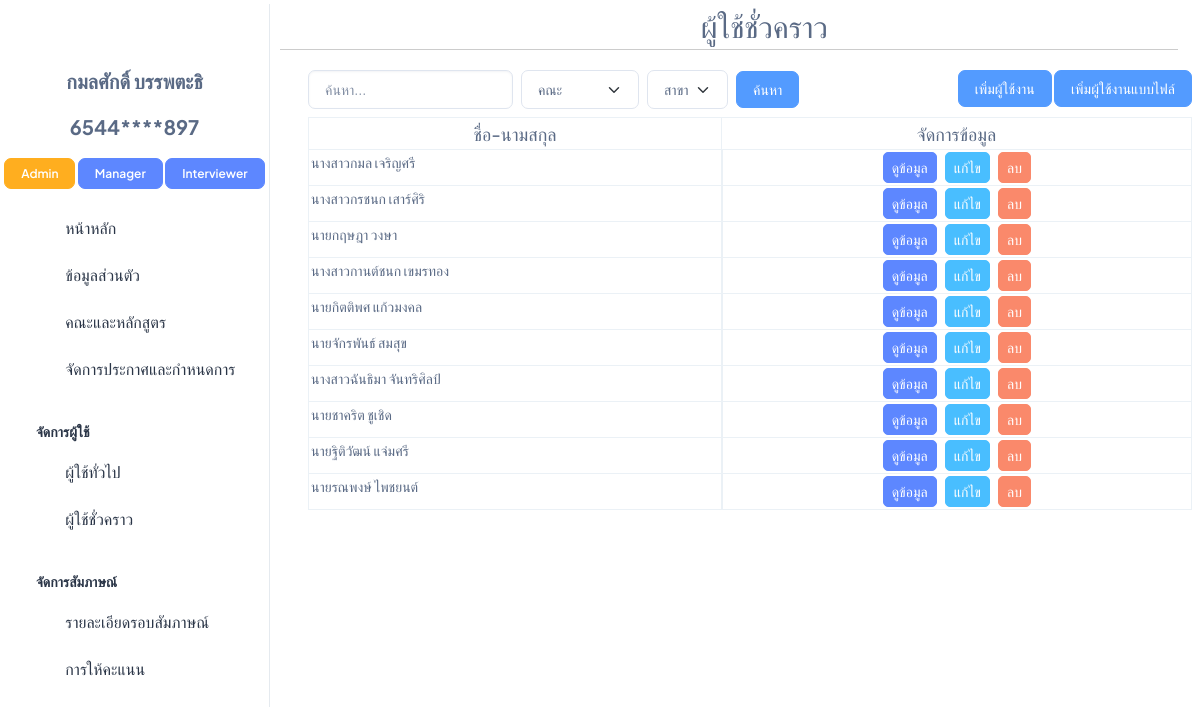
Page /TemporaryUser (signed in) on the earlier database version.
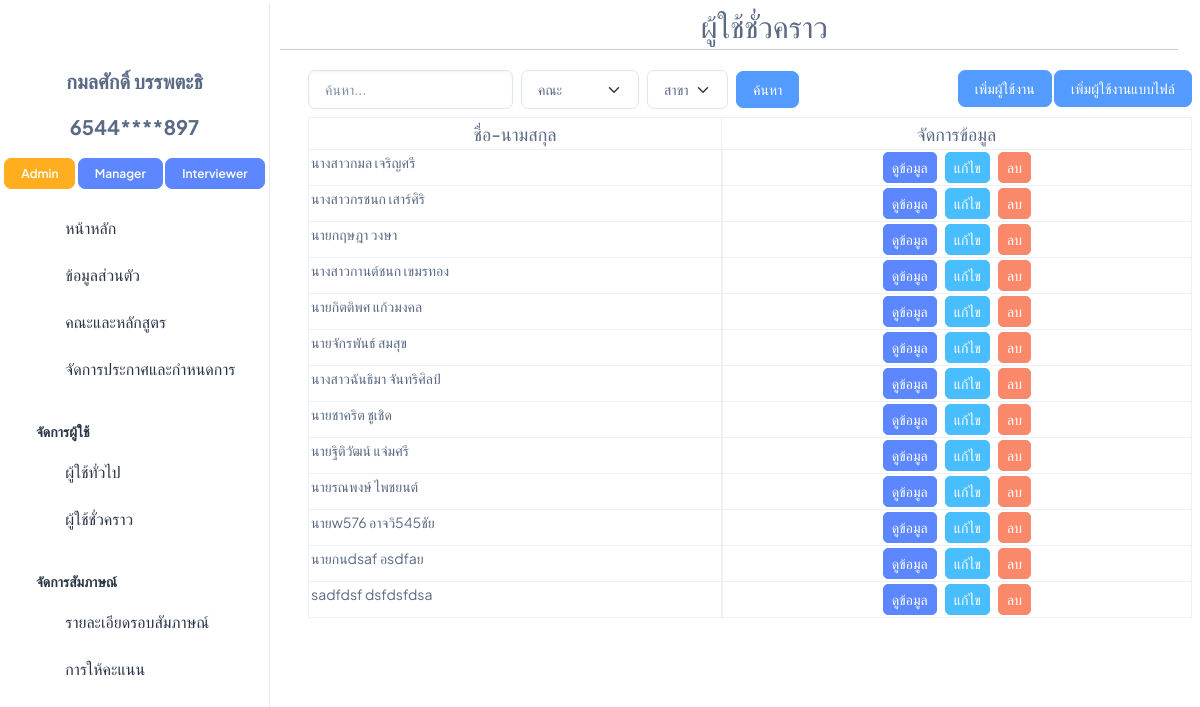
Same page on the later database version.
### interview/models.py (models this page shows, shortened)
class Role(models.Model):
    DEFAULT_ROLES = ['Admin', 'Manager','Interviewer', 'Student']
    name = models.CharField(max_length=50, default=DEFAULT_ROLES[0], choices=[(role, role) for role in DEFAULT_ROLES])
    users = models.ManyToManyField(User, related_name='roles', blank=True)
    TemporaryUser = models.ManyToManyField(TemporaryUser, related_name='roles', blank=True)
    def __str__(self):
        return self.name

class TemporaryUser(models.Model):
    citizen_id = models.CharField(max_length=13, unique=True)
    first_name = models.CharField(max_length=100)
    last_name = models.CharField(max_length=100)
    phone_number = models.CharField(max_length=20, null=True, blank=True)
    birth_date = models.DateField(default=timezone.now)
    password = models.CharField(max_length=128, blank=True)

### interview/views.py (the view)
# urls.py: path('TemporaryUser',TemporaryUser_path, name='TemporaryUser'),
@login_required
@user_passes_test(is_admin)
def TemporaryUser_path(request):
    users = TemporaryUser.objects.all()
    faculty_all = Faculty.objects.all()
    major_all = Major.objects.all()
    round_active = Round.objects.all().order_by('-academic_year')
    return render(request,'admin/TemporaryUser.html', {'users': users,'faculty_all':faculty_all,"major_all":major_all,'round_active':round_active})

### interview/models.py (called while the page is built)
    def __str__(self) -> str:
        return f"{self.faculty}"

    def __str__(self) -> str:
        return f"{self.major}"

    def __str__(self):
        return self.round_name

### interview/views.py (called while the page is built)
def is_admin(user):
    if isinstance(user, User):
        return user.roles.filter(name='Admin').exists()
    else:
        return False

### interview/templates/admin/TemporaryUser.html (shortened to what this page needs)
{% extends 'admin/base/n_base.html' %}
{% load static %}
{% block css_js %}
<link rel="stylesheet" href="{% static 'css/admin_css/TemporaryUser.css' %}" />
{% endblock %}
{% block topic %}
<div class="fs-8 mt-1 text-muted text-center">
    <span><i class="ti ti-user-x"></i> ผู้ใช้ชั่วคราว</span>
  </div>
{% endblock %}
{% block content %}
<div class="pt-14 px-2">
    <div class="d-flex justify-content-between mb-2">
        <div class="d-flex flex-row flex-nowrap">
            <form action="{% url 'search_TemporaryUser' %}" method="post" class="w-100 d-flex flex-row align-items-center">
                <input class="form-control me-2" type="search" name="search" id="" placeholder="ค้นหา..." style="flex-grow: 1; min-width: 0;">
                <select class="form-select me-2" name="faculty" id="id_faculty_second" style="width: auto;">
                    <option value="">คณะ</option>
                </select>
                <select class="form-select" name="major" id="id_major_second" style="width: auto;">
                    <option value="">สาขา</option>
                </select>
                <button class="btn btn-info mx-2" type="submit">ค้นหา</button>
            </form>
        </div>
        <div>
            <button class="btn btn-info " onclick="add_TemporaryUser()">เพิ่มผู้ใช้งาน</button>
            <button class="btn btn-info " onclick="add_TemporaryUser_by_file()">เพิ่มผู้ใช้งานแบบไฟล์</button>
        </div>
    </div>
    <table class="table table-bordered table-hover">
        <thead class="thead-dark">
            <tr>
                <th class="text-center fs-5 fw-medium">ชื่อ-นามสกุล</th>
                <th class="text-center fs-5 fw-medium">จัดการข้อมูล</th>
            </tr>
        </thead>
        <tbody>
            {% for user in users %}
            <tr>
                <td>{{ user.first_name }} {{ user.last_name }}</td>
                <td class="d-flex justify-content-center">
                    <a class="btn btn-primary btn-sm fs-3 mx-1" href="javascript:void(0);" onclick="display_popup
                        ('{{ user.id }}',
                        '{{ user.first_name }}',
                        '{{ user.last_name }}',
                        '{{ user.citizen_id }}',
                        '{{user.birth_date}}',
                        '{{user.roles.all}}',
                        '{% for round in user.rounds_participated.all %}{{ round.major }}{% if not forloop.last %}, {% endif %}{% endfor %}',
                        '{% for round in user.rounds_participated.all %}{{ round.major.faculty.faculty }}{% if not forloop.last %}, {% endif %}{% endfor %}',
                        '{{ user.rounds_participated.all|join:',' }}')">ดูข้อมูล</a>
                    <a class="btn btn-secondary btn-sm fs-3 mx-1" href="javascript:void(0);" onclick="edit_popup
                        ('{{ user.id }}', '{{ user.first_name }}', '{{ user.last_name }}',
                        '{{ user.faculty_set.all }}','{{ user.major_set.all}}','{{ user.citizen_id }}',
                        '{{user.birth_date}}','{{user.roles.all}}','{{user.email}}')">แก้ไข</a>
                    <a class="btn btn-danger btn-sm fs-3 mx-1" href="delete_TemporaryUser/{{user.id}}">ลบ</a>
                </td>
            </tr>
            {% endfor %}
        </tbody>
    </table>
    </div>
</div>
{% endblock %}

### interview/templates/admin/base/n_sidebar.html (shortened to what the changed rows need)
<!DOCTYPE html>
<html lang="en">
    <head>
        {% load static %}
        <link rel="stylesheet" href="{% static 'css/styles.min.css' %}" />
      </head>
<body>
<aside class="left-sidebar position-fixed">
    <div>
        {% if user.is_authenticated %}
        <div class="text-center">
            {% for role in user.roles.all %}
                {% if role.name == 'Admin' %}
                <a href="{% url 'Admin_page' %}" class="btn btn-warning fs-2 fw-semibold lh-sm">Admin</a>
                {% endif %}
                {% if role.name == 'Manager' %}
                <a href="{% url 'Manager_page' id=user.id %}" class="btn btn-primary fs-2 fw-semibold lh-sm">Manager</a>
                {% endif %}
                {% if role.name == 'Interviewer' %}
                <a href="{% url 'Interviewer_page' %}" class="btn btn-primary fs-2 fw-semibold lh-sm">Interviewer</a>
                {% endif %}
            {% endfor %}
        </div>
        {% endif %}
      </div>
  </aside>
</body>
</html>

Differences in the rows shown:
added TemporaryUser: first_name "นายw576", last_name "อาจวิ545ชัย"
added TemporaryUser: first_name "นายกนdsaf", last_name "อsdfaย"
added TemporaryUser: first_name "sadfdsf", last_name "dsfdsfdsa"
